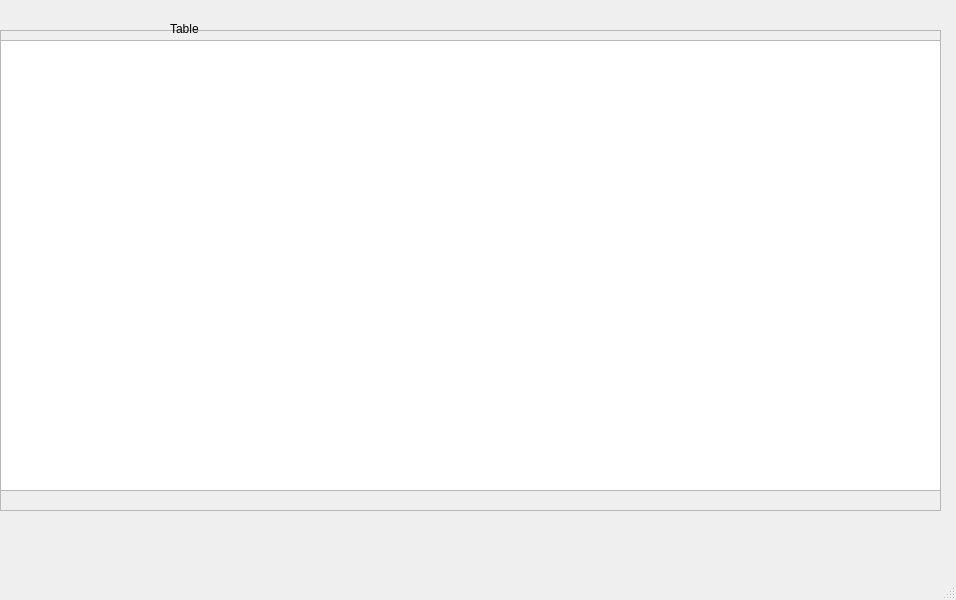
<?xml version="1.0" encoding="UTF-8"?>
<ui version="4.0">
 <class>MainWindow</class>
 <widget class="QMainWindow" name="MainWindow">
  <property name="geometry">
   <rect>
    <x>0</x>
    <y>0</y>
    <width>956</width>
    <height>600</height>
   </rect>
  </property>
  <property name="windowTitle">
   <string>MainWindow</string>
  </property>
  <widget class="QWidget" name="centralwidget">
   <widget class="QFrame" name="frame">
    <property name="geometry">
     <rect>
      <x>0</x>
      <y>30</y>
      <width>941</width>
      <height>481</height>
     </rect>
    </property>
    <property name="frameShape">
     <enum>QFrame::StyledPanel</enum>
    </property>
    <property name="frameShadow">
     <enum>QFrame::Raised</enum>
    </property>
    <widget class="QTableWidget" name="tableWidget">
     <property name="geometry">
      <rect>
       <x>0</x>
       <y>10</y>
       <width>941</width>
       <height>451</height>
      </rect>
     </property>
    </widget>
   </widget>
   <widget class="QLabel" name="label">
    <property name="geometry">
     <rect>
      <x>170</x>
      <y>20</y>
      <width>571</width>
      <height>17</height>
     </rect>
    </property>
    <property name="text">
     <string>Table</string>
    </property>
   </widget>
  </widget>
  <widget class="QMenuBar" name="menubar">
   <property name="geometry">
    <rect>
     <x>0</x>
     <y>0</y>
     <width>956</width>
     <height>22</height>
    </rect>
   </property>
  </widget>
  <widget class="QStatusBar" name="statusbar"/>
 </widget>
 <resources/>
 <connections/>
</ui>
